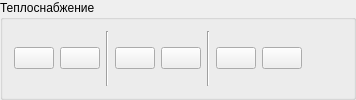
           <widget class="QgsCollapsibleGroupBox" name="mGroupBox_5">
            <property name="minimumSize">
             <size>
              <width>0</width>
              <height>0</height>
             </size>
            </property>
            <property name="title">
             <string>Теплоснабжение</string>
            </property>
            <property name="flat">
             <bool>true</bool>
            </property>
            <layout class="QHBoxLayout" name="horizontalLayout_9">
             <item>
              <layout class="QHBoxLayout" name="horizontalLayout_10">
               <item>
                <widget class="QPushButton" name="btnInsertHeatSupplyNetwork">
                 <property name="toolTip">
                  <string>Вставка сетей теплоснабжения</string>
                 </property>
                 <property name="text">
                  <string/>
                 </property>
                 <property name="icon">
                  <iconset>
                   <normaloff>:/plugins/GisEC/Icons/add_network.png</normaloff>:/plugins/GisEC/Icons/add_network.png</iconset>
                 </property>
                 <property name="checkable">
                  <bool>true</bool>
                 </property>
                </widget>
               </item>
               <item>
                <widget class="QPushButton" name="btnEditHeatSupplyNetwork">
                 <property name="toolTip">
                  <string>Редактирование сетей теплоснабжения</string>
                 </property>
                 <property name="text">
                  <string/>
                 </property>
                 <property name="icon">
                  <iconset>
                   <normaloff>:/plugins/GisEC/Icons/edit_network.png</normaloff>:/plugins/GisEC/Icons/edit_network.png</iconset>
                 </property>
                 <property name="checkable">
                  <bool>true</bool>
                 </property>
                </widget>
               </item>
               <item>
                <widget class="Line" name="line_9">
                 <property name="orientation">
                  <enum>Qt::Vertical</enum>
                 </property>
                </widget>
               </item>
               <item>
                <widget class="QPushButton" name="btnInsertHeatSupplyObject">
                 <property name="toolTip">
                  <string>Вставка объекта теплоснабжения (полигон)</string>
                 </property>
                 <property name="text">
                  <string/>
                 </property>
                 <property name="icon">
                  <iconset>
                   <normaloff>:/plugins/GisEC/Icons/add_object.png</normaloff>:/plugins/GisEC/Icons/add_object.png</iconset>
                 </property>
                 <property name="checkable">
                  <bool>true</bool>
                 </property>
                </widget>
               </item>
               <item>
                <widget class="QPushButton" name="btnEditHeatSupplyObject">
                 <property name="toolTip">
                  <string>Редактирование объекта теплоснабжения (полигон)</string>
                 </property>
                 <property name="text">
                  <string/>
                 </property>
                 <property name="icon">
                  <iconset>
                   <normaloff>:/plugins/GisEC/Icons/edit_object.png</normaloff>:/plugins/GisEC/Icons/edit_object.png</iconset>
                 </property>
                 <property name="checkable">
                  <bool>true</bool>
                 </property>
                </widget>
               </item>
               <item>
                <widget class="Line" name="line_10">
                 <property name="orientation">
                  <enum>Qt::Vertical</enum>
                 </property>
                </widget>
               </item>
               <item>
                <widget class="QPushButton" name="btnInsertHeatSupplyPoints">
                 <property name="toolTip">
                  <string>Вставка объекта теплоснабжения (маркер)</string>
                 </property>
                 <property name="text">
                  <string/>
                 </property>
                 <property name="icon">
                  <iconset>
                   <normaloff>:/plugins/GisEC/Icons/add_point.png</normaloff>:/plugins/GisEC/Icons/add_point.png</iconset>
                 </property>
                 <property name="checkable">
                  <bool>true</bool>
                 </property>
                </widget>
               </item>
               <item>
                <widget class="QPushButton" name="btnEditHeatSupplyPoints">
                 <property name="toolTip">
                  <string>Редактирование объекта теплоснабжения (маркер)</string>
                 </property>
                 <property name="text">
                  <string/>
                 </property>
                 <property name="icon">
                  <iconset>
                   <normaloff>:/plugins/GisEC/Icons/edit_point.png</normaloff>:/plugins/GisEC/Icons/edit_point.png</iconset>
                 </property>
                 <property name="checkable">
                  <bool>true</bool>
                 </property>
                </widget>
               </item>
               <item>
                <spacer name="horizontalSpacer_5">
                 <property name="orientation">
                  <enum>Qt::Horizontal</enum>
                 </property>
                 <property name="sizeHint" stdset="0">
                  <size>
                   <width>40</width>
                   <height>20</height>
                  </size>
                 </property>
                </spacer>
               </item>
              </layout>
             </item>
            </layout>
           </widget>
